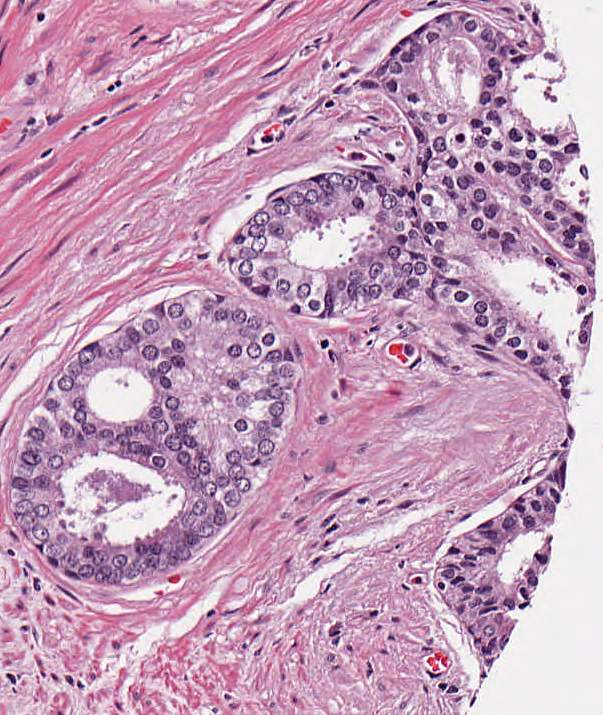
%> input picture nuclei-net-master/data/processing/pre-process/image_test.jpg, 603 x 715 px
$ octave separate_connected_components.m   (GNU Octave 9; MATLAB toolbox functions it lacks are replaced by stand-ins)
%> lines starting %> are read from the running program, lines starting %| are printed output that depends on the picture; in (x1, y1, x2, y2) boxes, pixels count from 0 and x2, y2 are one past the last pixel; in counts of white or black regions, pixels touching at a corner belong together; the program's own positions count from 1
clc;
clear all;
image=imread('image_test.jpg');
%> image is the input picture: size 715x603x3 uint8; mean R, G, B 197.5, 158, 186.3
image1=image(26:715-25, 26:603-25,:);
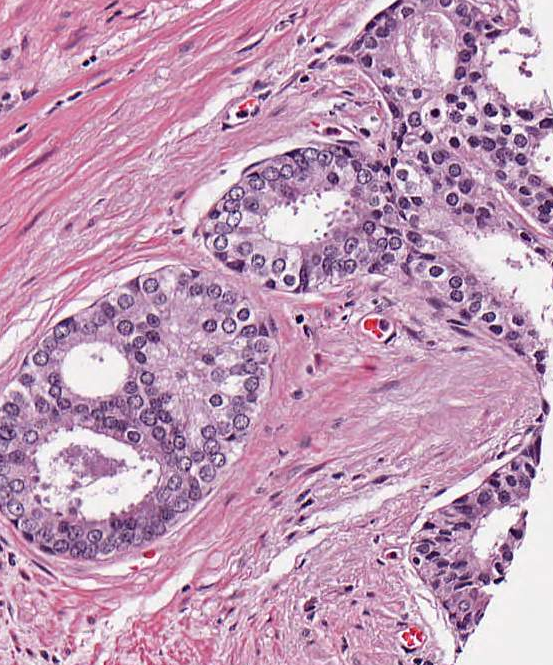
%> image1: size 665x553x3 uint8; mean R, G, B 194.9, 155, 184.3

nucleus=imread('2.png');
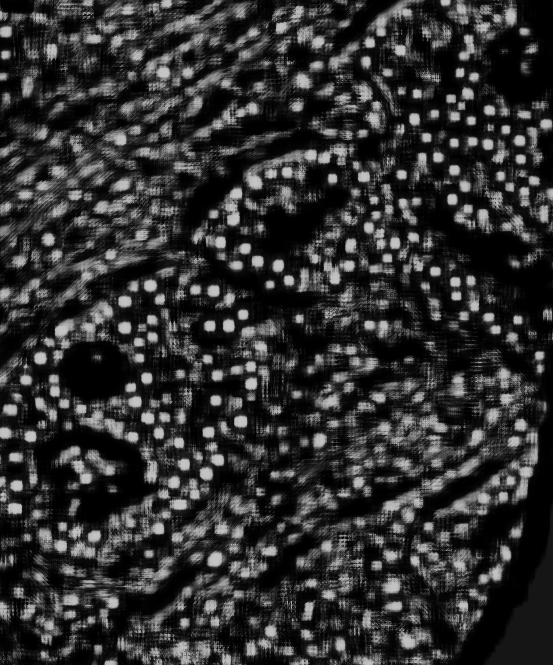
%> input picture nuclei-net-master/data/testing-data/20x/tmp/2.png, 553 x 665 px
%> nucleus is the input picture: size 665x553x3 uint8; min 0, max 199, mean 48.4
nucleus=im2bw(nucleus, .5);
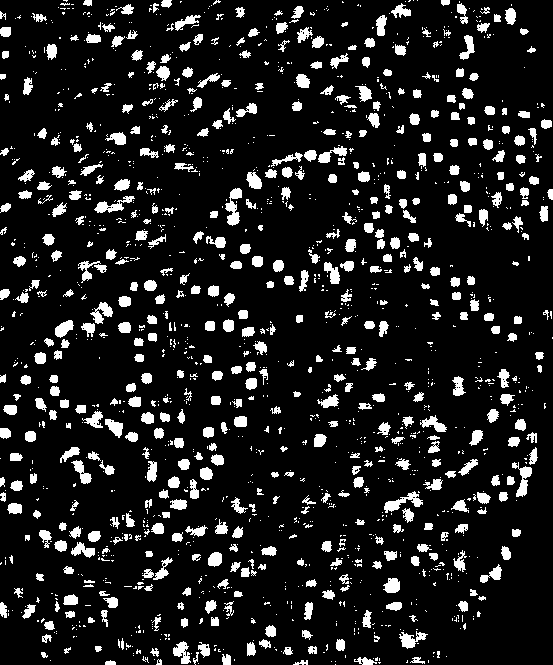
%> nucleus: size 665x553 logical; 11.8% white; 1617 white regions (1086 under 20 px), largest, box (x1, y1, x2, y2) and area: (225, 188, 242, 226) 340, (384, 491, 423, 513) 318, (512, 462, 532, 497) 292
nuc = bwlabel(nucleus);
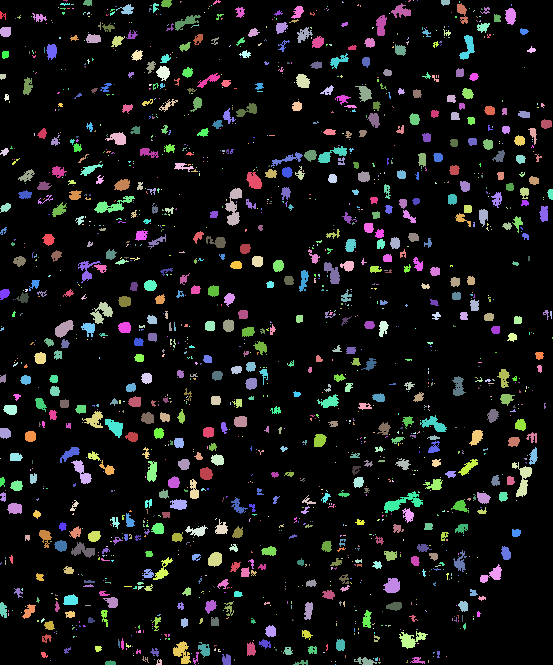
%> nuc: size 665x553 double; 1618 distinct labels, from 0 to 1617; one colour per label, 0 black
rgb=label2rgb(nuc, 'jet' ,[1 1 1],'shuffle');
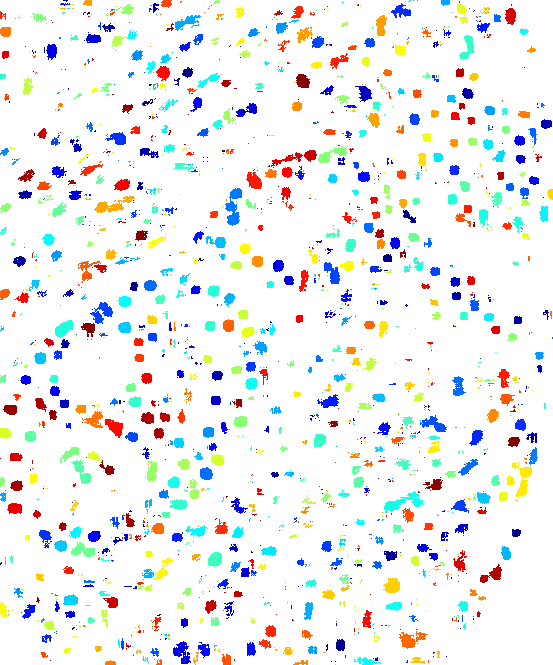
%> rgb: size 665x553x3 uint8; mean R, G, B 237.9, 239.9, 240.4

figure(1)
subplot(1,2,1), imshow(image1);
subplot(1,2,2), imshow(rgb);

subplot(1,2,2), imshow(image1);
hold on
h = imagesc( rgb );
set( h, 'AlphaData', .2 );
subplot(1,2,1), imshow(image1);
